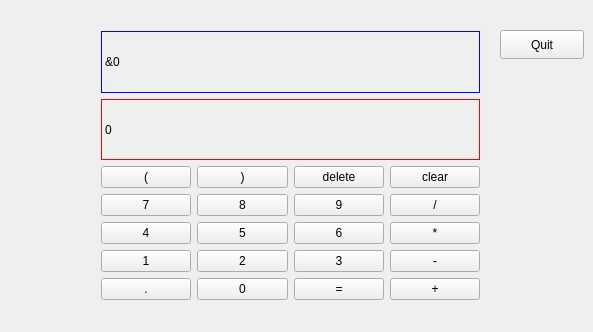
<?xml version="1.0" encoding="UTF-8"?>
<ui version="4.0">
 <class>Widget</class>
 <widget class="QWidget" name="Widget">
  <property name="geometry">
   <rect>
    <x>0</x>
    <y>0</y>
    <width>593</width>
    <height>332</height>
   </rect>
  </property>
  <property name="windowTitle">
   <string>Widget</string>
  </property>
  <widget class="QPushButton" name="btn_quit">
   <property name="geometry">
    <rect>
     <x>500</x>
     <y>30</y>
     <width>84</width>
     <height>29</height>
    </rect>
   </property>
   <property name="text">
    <string>Quit</string>
   </property>
  </widget>
  <widget class="QWidget" name="">
   <property name="geometry">
    <rect>
     <x>90</x>
     <y>20</y>
     <width>401</width>
     <height>291</height>
    </rect>
   </property>
   <layout class="QVBoxLayout" name="verticalLayout_6">
    <item>
     <layout class="QVBoxLayout" name="verticalLayout_5">
      <item>
       <widget class="QLabel" name="label_expression">
        <property name="styleSheet">
         <string notr="true">border: 1px solid blue</string>
        </property>
        <property name="text">
         <string>&amp;0</string>
        </property>
       </widget>
      </item>
      <item>
       <widget class="QLabel" name="label_output">
        <property name="styleSheet">
         <string notr="true">border: 1px solid red</string>
        </property>
        <property name="text">
         <string>0</string>
        </property>
       </widget>
      </item>
     </layout>
    </item>
    <item>
     <layout class="QHBoxLayout" name="horizontalLayout">
      <item>
       <layout class="QVBoxLayout" name="verticalLayout">
        <item>
         <widget class="QPushButton" name="btn_lparent">
          <property name="text">
           <string>(</string>
          </property>
         </widget>
        </item>
        <item>
         <widget class="QPushButton" name="btn7">
          <property name="text">
           <string>7</string>
          </property>
         </widget>
        </item>
        <item>
         <widget class="QPushButton" name="btn4">
          <property name="text">
           <string>4</string>
          </property>
         </widget>
        </item>
        <item>
         <widget class="QPushButton" name="btn1">
          <property name="text">
           <string>1</string>
          </property>
         </widget>
        </item>
        <item>
         <widget class="QPushButton" name="btn_dot">
          <property name="text">
           <string>.</string>
          </property>
         </widget>
        </item>
       </layout>
      </item>
      <item>
       <layout class="QVBoxLayout" name="verticalLayout_2">
        <item>
         <widget class="QPushButton" name="btn_rparent">
          <property name="text">
           <string>)</string>
          </property>
         </widget>
        </item>
        <item>
         <widget class="QPushButton" name="btn8">
          <property name="text">
           <string>8</string>
          </property>
         </widget>
        </item>
        <item>
         <widget class="QPushButton" name="btn5">
          <property name="text">
           <string>5</string>
          </property>
         </widget>
        </item>
        <item>
         <widget class="QPushButton" name="btn2">
          <property name="text">
           <string>2</string>
          </property>
         </widget>
        </item>
        <item>
         <widget class="QPushButton" name="btn0">
          <property name="text">
           <string>0</string>
          </property>
         </widget>
        </item>
       </layout>
      </item>
      <item>
       <layout class="QVBoxLayout" name="verticalLayout_3">
        <item>
         <widget class="QPushButton" name="btn_delete">
          <property name="text">
           <string>delete</string>
          </property>
         </widget>
        </item>
        <item>
         <widget class="QPushButton" name="btn9">
          <property name="text">
           <string>9</string>
          </property>
         </widget>
        </item>
        <item>
         <widget class="QPushButton" name="btn6">
          <property name="text">
           <string>6</string>
          </property>
         </widget>
        </item>
        <item>
         <widget class="QPushButton" name="btn3">
          <property name="text">
           <string>3</string>
          </property>
         </widget>
        </item>
        <item>
         <widget class="QPushButton" name="btn_equal">
          <property name="text">
           <string>=</string>
          </property>
         </widget>
        </item>
       </layout>
      </item>
      <item>
       <layout class="QVBoxLayout" name="verticalLayout_4">
        <item>
         <widget class="QPushButton" name="btn_clear">
          <property name="text">
           <string>clear</string>
          </property>
         </widget>
        </item>
        <item>
         <widget class="QPushButton" name="btn_divide">
          <property name="text">
           <string>/</string>
          </property>
         </widget>
        </item>
        <item>
         <widget class="QPushButton" name="btn_multi">
          <property name="text">
           <string>*</string>
          </property>
         </widget>
        </item>
        <item>
         <widget class="QPushButton" name="btn_minus">
          <property name="text">
           <string>-</string>
          </property>
         </widget>
        </item>
        <item>
         <widget class="QPushButton" name="btn_plus">
          <property name="text">
           <string>+</string>
          </property>
         </widget>
        </item>
       </layout>
      </item>
     </layout>
    </item>
   </layout>
  </widget>
 </widget>
 <layoutdefault spacing="6" margin="11"/>
 <resources/>
 <connections/>
</ui>
